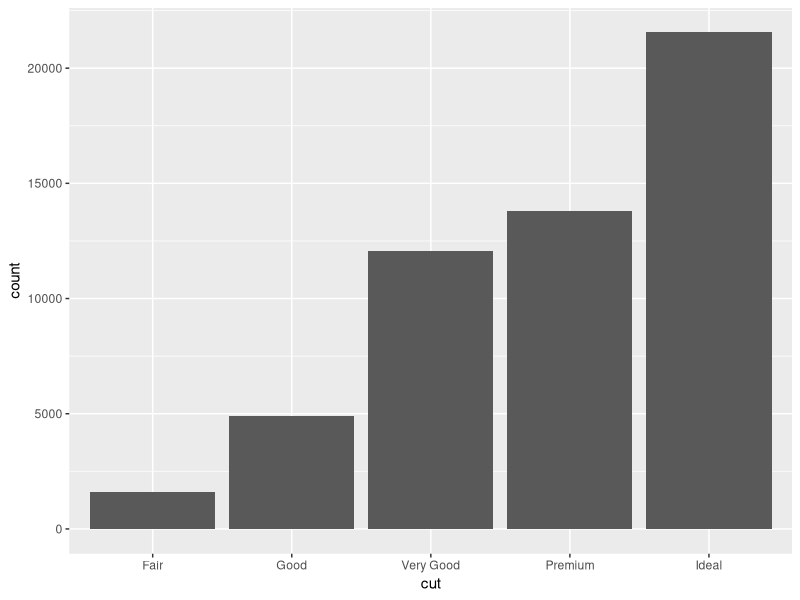
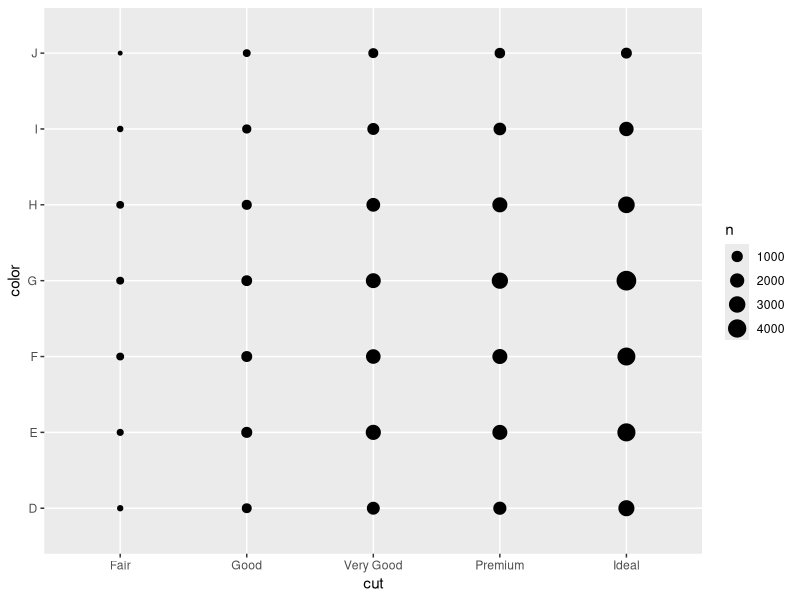
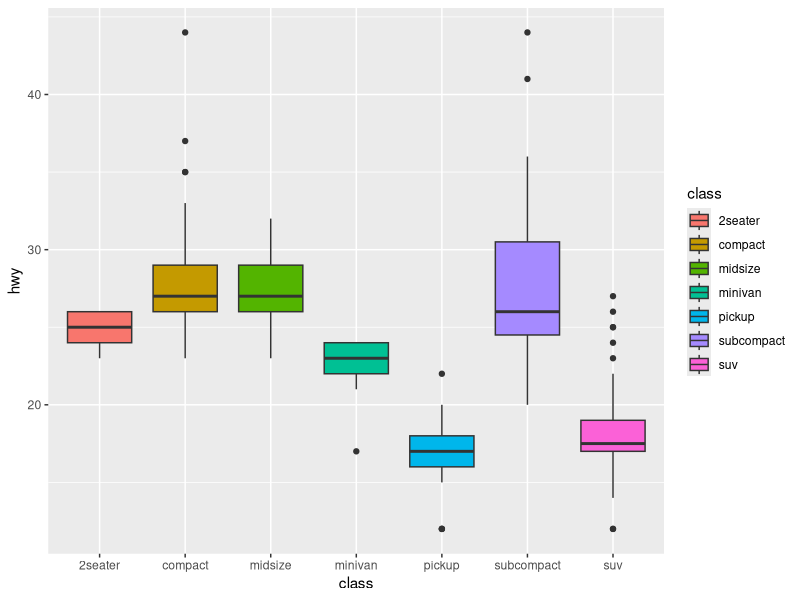
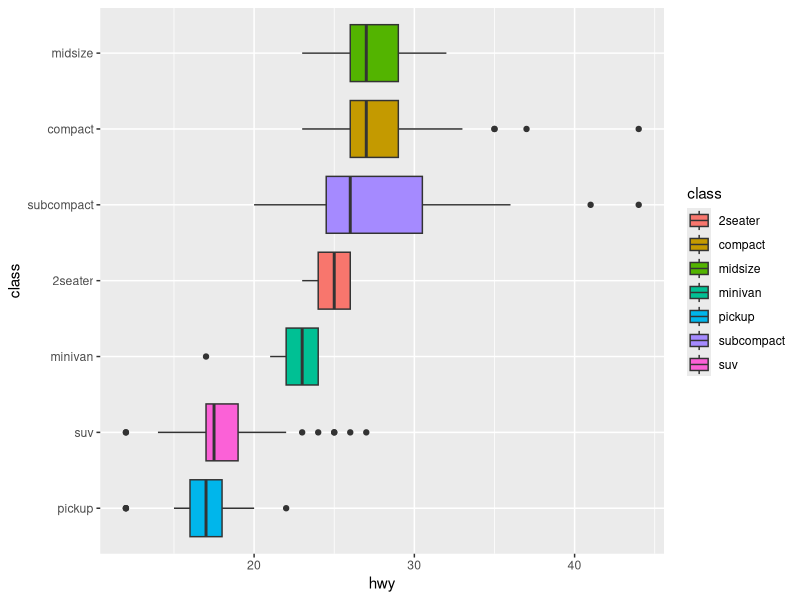
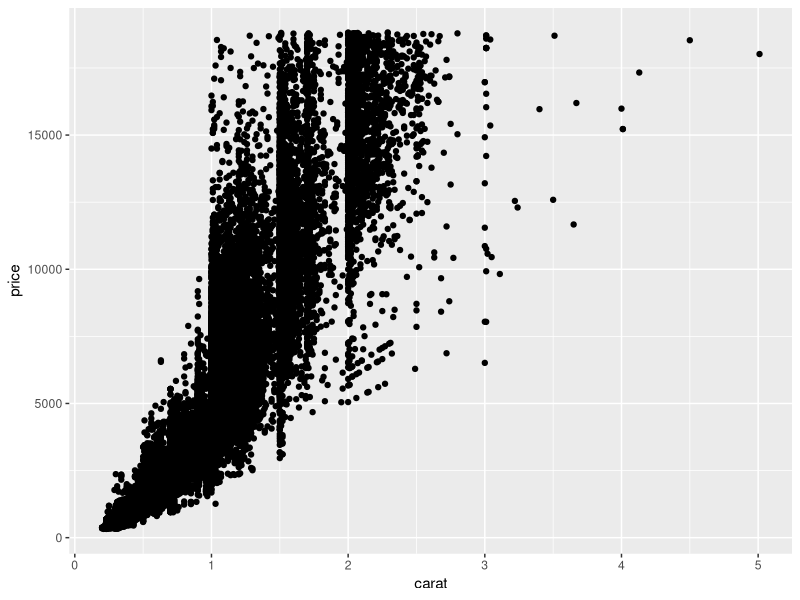
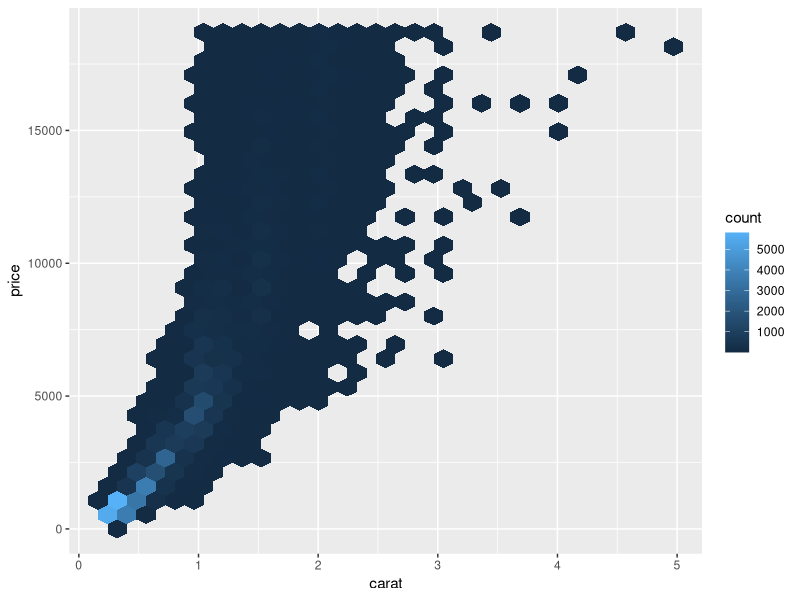
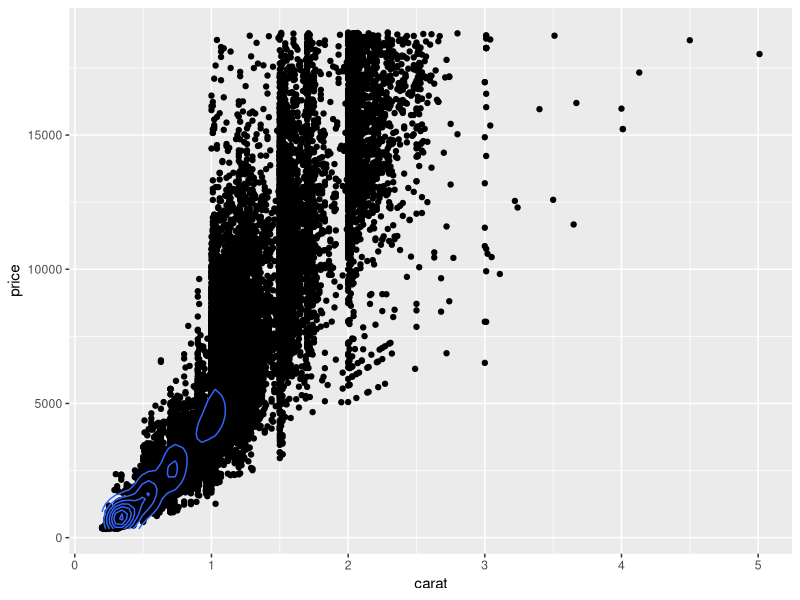
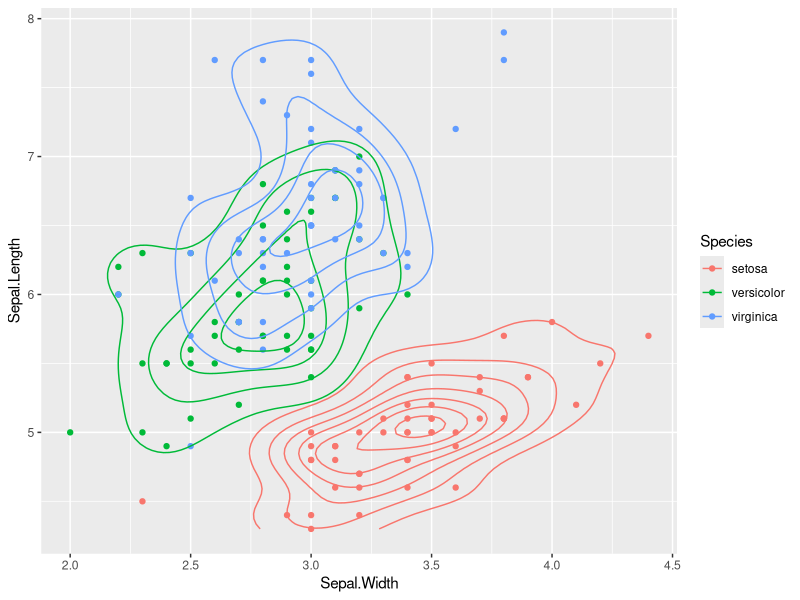

These charts were generated, in order, by the following R code: (Note: this script raises an error after producing the figures.)
# Chapter 5: Exploratory Data Analysis ##################

#2 important questions to ask:
#   What type of variation occurs within my variables?
#   What type of covariation occurs between my variables?

library(ggplot2)
ggplot(data = diamonds) +
  geom_bar(mapping = aes(x = cut))

#visualizing covariance in two categorical variables: use geom_count or table ###########

ggplot(diamonds) + 
  geom_count(aes(x = cut, y= color))
table(diamonds$cut,diamonds$color)

#visualizing covariance between a categorical and continuous variable: boxplotting #############

ggplot(mpg) +
  geom_boxplot(aes(x = class,y=hwy, fill = class))

#use reoorder and pass the median as function to sort the boxplots and make the trend easier to see
ggplot(data = mpg) +
  geom_boxplot(aes(x = reorder(class, hwy, FUN = median), y = hwy, fill = class)) +
  xlab('class') +
  coord_flip()


#visualizing 2 continuous variables: scatterplot/geom_point ##############
ggplot(data = diamonds) +
  geom_point(aes(x = carat, y = price))

#hard for scatterplot to effectively visualize when data set becomes large.
#geom_hex and geom_density2d help
ggplot(diamonds) +
  geom_hex(aes(x = carat, y = price))

ggplot(diamonds, aes(x = carat, y = price)) +
  geom_point() +
  geom_density2d()


ggplot(iris, aes(x = Sepal.Width, y = Sepal.Length, color = Species)) +
  geom_point() +
  geom_density2d()

#Clustering #################

#hierarchical clustering ############
#Heirarchical clustering uses a simple algorithm to locate groups of points that are near each other in n-dimensional space:
  
  #Identify the two points that are closest to each other
  #Combine these points into a cluster
  #Treat the new cluster as a point
  #Repeat until all of the points are grouped into a single cluster

small_iris <- sample_n(iris,50)

iris_hclust <- small_iris %>%
  select(Sepal.Length, Sepal.Width, Petal.Length, Petal.Width) %>%
  dist() %>%
  hclust(method = "complete")

#K-Means clustering ############

  #Randomly assign each data point to one of  kk  groups
  #Compute the centroid of each group
  #Reassign each point to the group whose centroid it is nearest to
  #Repeat steps 2 and 3 until group memberships cease to change

iris_kmeans <- small_iris %>% 
  select(Sepal.Length, Sepal.Width, Petal.Length, Petal.Width) %>% 
  kmeans(centers = 3, nstart = 20, iter.max = 50)

ggplot(small_iris, aes(x = Sepal.Width, y = Sepal.Length)) +
  geom_point(aes(color = factor(iris_kmeans$cluster)))


small_iris %>% 
  group_by(iris_kmeans$cluster) %>% 
  summarise(n_obs = n(), avg_width = mean(Sepal.Width), avg_length = mean(Sepal.Length))



